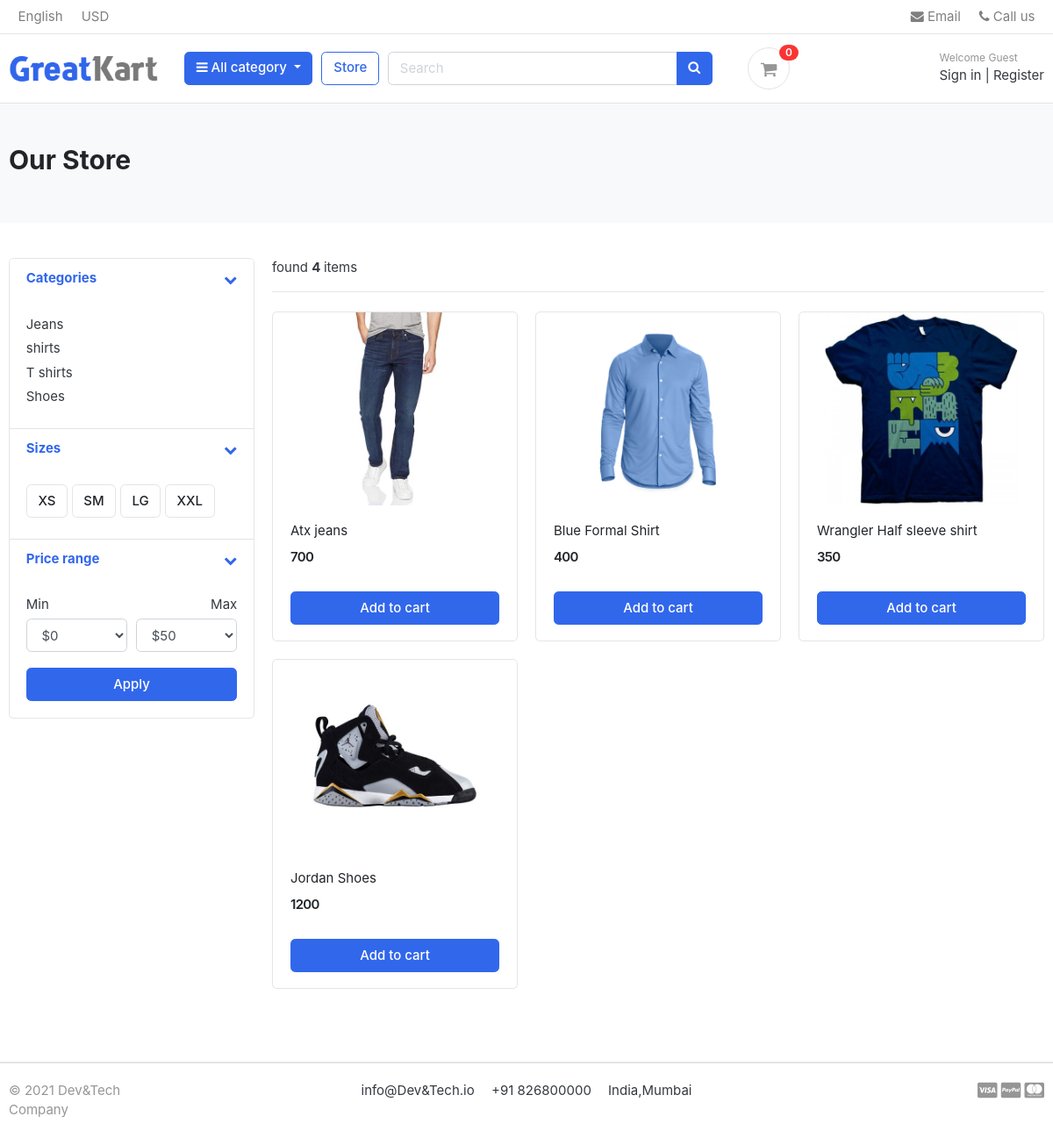
/store/, run on the app's committed database.
### category/models.py (models this page shows, shortened)
class Category(models.Model):    #category class hai models module hai or Model parent class to Model k sare featurs class category use kr skti hai
    category_name=models.CharField(max_length=255,unique=True,default="") #column categoryname jo charfiled lega or unique rhega
    slug=models.SlugField(max_length=255,unique=True)               #col slug jo slug field lega or unique ,maxlngth ktna bhi de skte
    description=models.TextField(max_length=255,blank=True)        #col desc /models. textfield or blank bhi raha to chalega
    cat_image=models.ImageField(upload_to='photos/categories',blank=True) #cat image models. image field/upld to=loc dedege ek
    class Meta:                                  #meta ek object hai
        verbose_name="Category"                  #verbose_name = category ko plural kareg categories me
        verbose_name_plural="Categories"
    def get_url(self):
        return reverse('products_by_category',args=[self.slug])

### store/models.py (models this page shows, shortened)
class Product(models.Model):
    product_name=models.CharField(max_length=255,unique=True,default="")
    slug=models.SlugField(max_length=255,unique=True,default="")
    description=models.TextField(max_length=255,blank=True,default="")
    price=models.IntegerField()
    images=models.ImageField(upload_to="photos/products")
    stock=models.IntegerField()
    is_available=models.BooleanField(default=True)
    category=models.ForeignKey(Category,on_delete=models.CASCADE,default="")
    created_date=models.DateTimeField(auto_now_add=True)
    modified_date=models.DateTimeField(auto_now=True)
    def get_url(self):
        return reverse('product_detail',args=[self.category.slug,self.slug])

### store/views.py (the view)
# urls.py: path('store/',include('store.urls')), #store ka path diye
def store(request,category_slug=None):
    categories=None
    products=None
    if category_slug!=None:
        categories=get_object_or_404(Category,slug=category_slug)
        products=Product.objects.filter(category=categories,is_available=True)
        paginator=Paginator(products,6)
        page=request.GET.get('page')
        paged_products=paginator.get_page(page)
        products_count=products.count()
    else:
        products=Product.objects.all().filter(is_available=True)
        paginator=Paginator(products,6)
        page=request.GET.get('page')
        paged_products=paginator.get_page(page)
        products_count=products.count()
    context={
        'products':paged_products,
        'product_count':products_count,
    }
    return render(request,'store/store.html',context)

### carts/context_processors.py (called while the page is built)
def counter(request):
    cart_count=0
    if 'admin' in request.path:
        return{}
    else:
        try:
            cart=Cart.objects.filter(cart_id=_cart_id(request))
            if request.user.is_authenticated: #jab user login karega or cart m add karta hai
                cart_items=CartItem.objects.all().filter(user=request.user)
            else: #jab user bina log in k  cart me add karega
                cart_items=CartItem.objects.all().filter(cart=cart[:1])
            for cart_item in cart_items:
                cart_count=cart_count+cart_item.quantity
        except Cart.DoesNotExist:
            cart_count=0
        return dict(cart_count=cart_count)

### carts/views.py (called while the page is built)
def _cart_id(request):
    cart=request.session.session_key
    if not cart:
        cart=request.session.create()
    return cart

### category/context_processors.py (called while the page is built)
def menu_links(request):
    links=Category.objects.all()
    return dict(links=links)

### templates/store/store.html (shortened to what this page needs)
{% extends 'base.html' %}
{% block content %}
<section class="section-pagetop bg">
    <div class="container">
        {% if 'search' in request.path %}
        <h2 class="title-page"> Search Result </h2>
        {% else %}
        <h2 class="title-page"> Our Store </h2>
        {% endif %}
    </div>
    </section>
<section class="section-content padding-y">
    <div class="container">
    <div class="row">
        <aside class="col-md-3">
    <div class="card">
        <article class="filter-group">
            <header class="card-header">
                <a href="#" data-toggle="collapse" data-target="#collapse_1" aria-expanded="true" class="">
                    <i class="icon-control fa fa-chevron-down"></i>
                    <h6 class="title">Categories</h6>
                </a>
            </header>
            <div class="filter-content collapse show" id="collapse_1" style="">
                <div class="card-body">
                    <ul class="list-menu">
                        {% for category in links %}
                    <li><a href="{{category.get_url}}">{{category.category_name}}</a></li>
                    {% endfor %}
                    </ul>
                </div>
            </div>
        </article>
        <article class="filter-group">
            <header class="card-header">
                <a href="#" data-toggle="collapse" data-target="#collapse_4" aria-expanded="true" class="">
                    <i class="icon-control fa fa-chevron-down"></i>
                    <h6 class="title">Sizes </h6>
                </a>
            </header>
            <div class="filter-content collapse show" id="collapse_4" style="">
                <div class="card-body">
                  <label class="checkbox-btn">
                    <span class="btn btn-light"> XS </span>
                  </label>
                  <label class="checkbox-btn">
                    <span class="btn btn-light"> SM </span>
                  </label>
                  <label class="checkbox-btn">
                    <span class="btn btn-light"> LG </span>
                  </label>
                  <label class="checkbox-btn">
                    <span class="btn btn-light"> XXL </span>
                  </label>
            </div>
            </div>
        </article>
        <article class="filter-group">
            <header class="card-header">
                <a href="#" data-toggle="collapse" data-target="#collapse_3" aria-expanded="true" class="">
                    <i class="icon-control fa fa-chevron-down"></i>
                    <h6 class="title">Price range </h6>
                </a>
            </header>
            <div class="filter-content collapse show" id="collapse_3" style="">
                <div class="card-body">
                    <div class="form-row">
                    <div class="form-group col-md-6">
                      <label>Min</label>
                          <select class="mr-2 form-control">
                            <option value="0">$0</option>
                        </select>
                    </div>
                    <div class="form-group text-right col-md-6">
                      <label>Max</label>
                          <select class="mr-2 form-control">
                            <option value="50">$50</option>
                        </select>
                    </div>
                    </div>
                    <button class="btn btn-block btn-primary">Apply</button>
                </div>
            </div>
        </article>
    </div>
        </aside>
        <main class="col-md-9">
    <header class="border-bottom mb-4 pb-3">
            <div class="form-inline">
                <span class="mr-md-auto">found <b>{{product_count}} </b>items </span>
            </div>
    </header>
    <div class="row">
    {% if not products %}
    <h5> Your search didn't match,try something else </h5>
    {% else %}
    {% for product in products %}
        <div class="col-md-4">
            <figure class="card card-product-grid">
                <div class="img-wrap">
                    <a href="{{product.get_url}}"><img src="{{product.images.url}}"></a>
                </div>
                <figcaption class="info-wrap">
                    <div class="fix-height">
                        <a href="{{product.get_url}}" class="title">{{product.product_name}}</a>
                        <div class="price-wrap mt-2">
                            <span class="price">{{product.price}}</span>
                        </div>
                    </div>
                    <a href="#" class="btn btn-block btn-primary">Add to cart </a>
                </figcaption>
            </figure>
        </div>
        {% endfor %}
        {% endif %}
        </div>
        </main>
    </div>
    </div>
    </section>
{% endblock %}

### static/css/ui.css (style rules this page uses)
html { font-family: "Inter", sans-serif; font-size: 15px; }
.img-wrap { text-align: center; display: block; }
.img-wrap img { max-width: 100%; }
.price-wrap { letter-spacing: -0.7px; }
.padding-y { padding-top: 40px; padding-bottom: 40px; }
figure { margin-bottom: 0; }
article:after, .form-group:after { display: block; clear: both; content: ""; }
.bg { background-color: #f8f9fa; }
.title-page { color: #212529; }
.btn-light { background-color: #fff; border-color: #e4e4e4; }
[class*=list-] li:after { visibility: hidden; display: block; content: ""; overflow: hidden; height: 0; clear: both; }
.list-menu { list-style: none; margin: 0; padding-left: 0; }
.list-menu li { margin-bottom: 5px; }
.list-menu a { color: #343a40; }
[class*=card-product] a.title { color: #212529; display: block; }
[class*=card-product] .img-wrap { overflow: hidden; position: relative; }
[class*=card-product] .img-wrap img { height: 100%; max-width: 100%; width: auto; display: inline-block; -o-object-fit: cover; object-fit: cover; }
.card-product-grid { margin-bottom: 20px; }
.card-product-grid .img-wrap { border-radius: 0.2rem 0.2rem 0 0; height: 220px; }
.card-product-grid .info-wrap { overflow: hidden; padding: 18px 20px; }
.card-product-grid .fix-height { height: 80px; overflow: hidden; }
.card .img-wrap { overflow: hidden; }
.price { font-weight: 600; color: #212529; }
.icon-control { margin-top: 5px; float: right; font-size: 80%; }
.card-header .title { margin-bottom: 0; line-height: 1.5; }
.filter-group { border-bottom: 1px solid #e4e4e4; }
.filter-group .card-header { border-bottom: 0; }
.filter-group:last-child { border-bottom: 0; }
.checkbox-btn { position: relative; }
.section-pagetop { padding: 45px 0; }

### data on the page
Category: category_name "Jeans"
Category: category_name "shirts"
Category: category_name "T shirts"
Category: category_name "Shoes"
Product: images (picture), product_name "Atx jeans", price "700"
Product: images (picture), product_name "Blue Formal Shirt", price "400"
Product: images (picture), product_name "Wrangler Half sleeve shirt", price "350"
Product: images (picture), product_name "Jordan Shoes", price "1200"

### other printed values
{{ cart_count }} "0"
{{ product_count }} "4"
